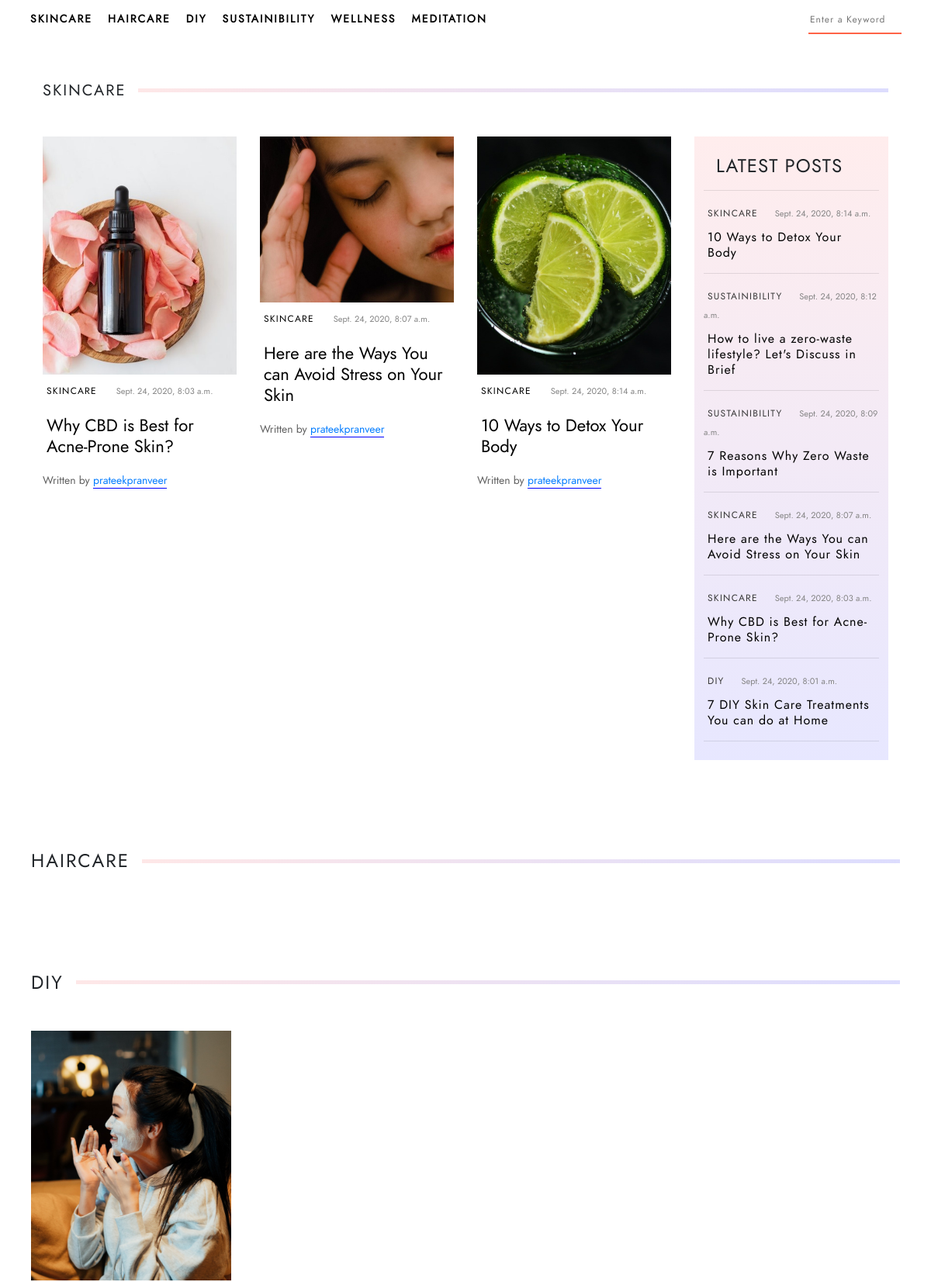
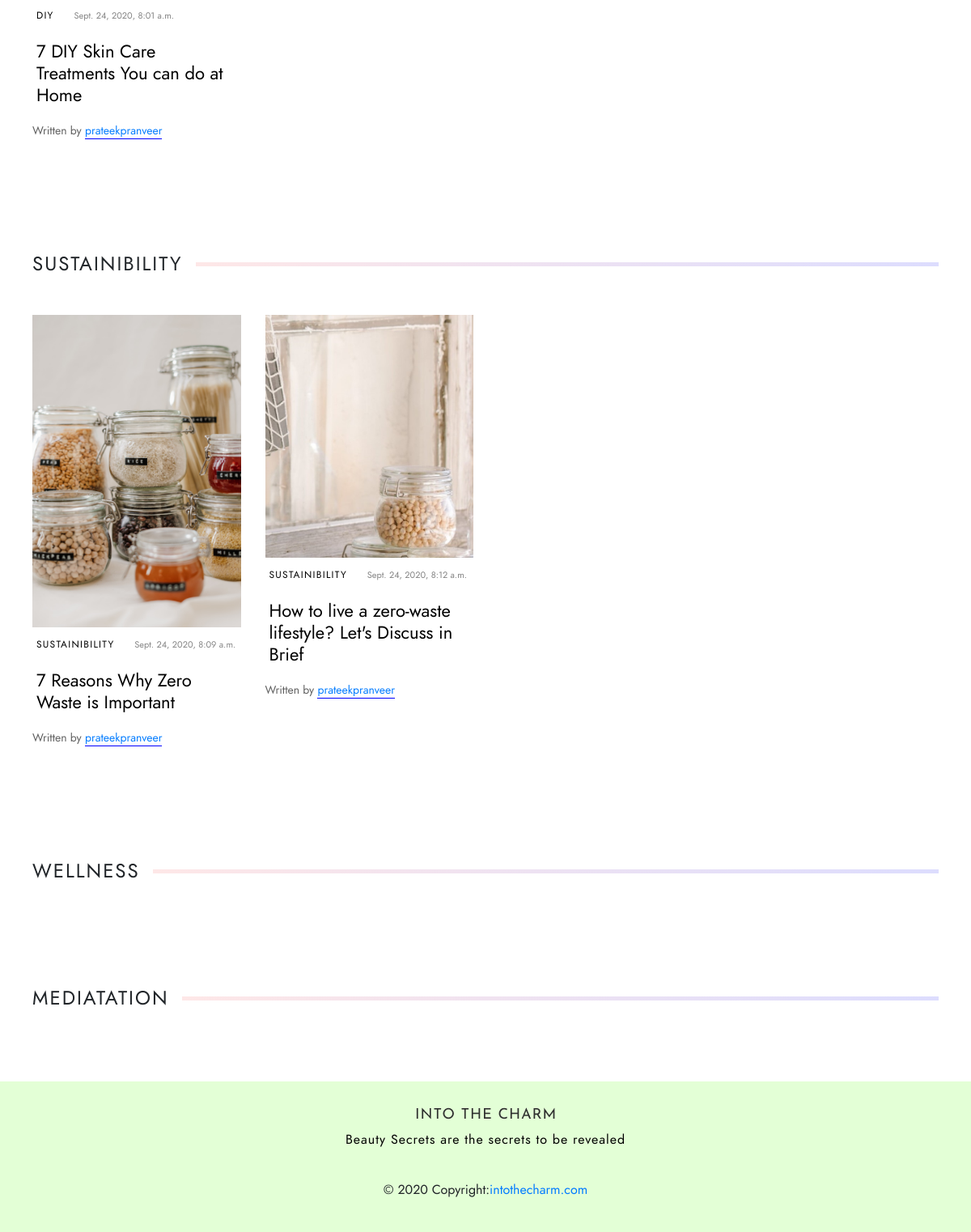
The page / on the database its author committed (2 pictures, top to bottom).
### blog/models.py (models this page shows, shortened)
class Category(models.Model):
    title = models.CharField(max_length=100, db_index=True)
    slug = models.SlugField(max_length=100, db_index=True)
    description = models.TextField(max_length=1000, blank=True)
    def __str__(self):
        return self.title

class Blog(models.Model):
    title = models.CharField(max_length=100, unique=True)
    slug = models.SlugField(max_length=100, unique=True)
    meta = models.TextField(max_length=1000)
    body = models.TextField()
    author = models.ForeignKey(settings.AUTH_USER_MODEL, on_delete= models.CASCADE)
    header_img = models.ImageField(upload_to='images/', default=None)
    posted = models.DateTimeField(db_index=True, auto_now_add=True)
    category = models.ForeignKey('blog.Category', on_delete=models.CASCADE)

### blog/views.py (the view)
# urls.py: 2. Add a URL to urlpatterns:  path('', views.home, name='home')
def home(request):
    x = Category.objects.all()
    skincare = Blog.objects.filter(category_id = 1)[:6]
    haircare = Blog.objects.filter(category_id = 2)[:4]
    DIY = Blog.objects.filter(category_id = 3)[:6]
    sustanibility = Blog.objects.filter(category_id = 4)[:4]
    wellness = Blog.objects.filter(category_id = 5)[:6]
    meditation = Blog.objects.filter(category_id = 7)[:4]
    allPosts = Blog.objects.order_by("-posted")
    return render(request, 'index.html', {'allPosts': allPosts , 'x': x, 'skincare': skincare, 'haircare': haircare, 'DIY': DIY, 'sustanibility': sustanibility, 'wellness': wellness, 'meditation': meditation})

### templates/index.html (shortened to what this page needs)
{% extends 'base.html' %}
{% block body %}
    <div class="container-fluid">
        <div class="container hello mt-2">
            <div class="flex">
                <div class="main-head">
                    <h5 class="headingx mr-3 mb-5">SKINCARE</h5>
                </div>
                <div class="linex mb-5"></div>
            </div>
            <div class="row">
                <div class="col-md-9">
                    <div class="row">
                        {% for x in skincare %}
                        <div class="col-md-4 pb-4">
                            <div class="img">
                                <img src="{{ x.header_img.url }}" class="img-fluid imgn" alt="">
                            </div>
                            <div class="details">
                                <a href="{% url 'category' x.category %}" class="cats">{{ x.category }}</a>
                                <a href="#" class="date">{{x.posted}}</a>
                                <a href="{% url 'single-post' x.slug %}"><h3 class="heading">{{ x.title }}</h3></a>
                                <div class="author">
                                    <p class="written-by">Written by <a href="#" class="author-name">{{ x.author }}
                                        </a></a></p>
                                </div>
                            </div>
                        </div>
                        {% endfor %}
                    </div>
                </div>
                <div class="col-md-3 pb-4 gr">
                    <div class="details2">
                        <h4 class="mb-3 mt-3 ml-3 mr-3 latest">LATEST POSTS</h4>
                        <hr>
                    {% for posts in allPosts %}
                        <div class="posts">
                            <a href="{% url 'category' posts.category %}" class="cat-latest">{{ posts.category }}</a>
                            <a href="" class="date-latest">{{ posts.posted }}</a>
                            <a href="{% url 'single-post' posts.slug %}"><h4 class="heading-latest">{{ posts.title }}</h4></a>
                            <hr>
                        </div>
                    {% endfor %}
                    </div>
                </div>
            </div>
        </div>
    </div>
    <div class="container hello mt-0">
        <div class="flex">
            <div class="main-head">
                <h4 class="headingx mr-3 mb-5">HAIRCARE</h4>
            </div>
            <div class="linex mb-5"></div>
        </div>
    </div>
    <div class="container hello mt-0">
        <div class="flex">
            <div class="main-head">
                <h4 class="headingx mr-3 mb-5">DIY</h4>
            </div>
            <div class="linex mb-5"></div>
        </div>
        <div class="row">
            <div class="col-md-12">
                <div class="row">
                    {% for x in DIY %}
                    <div class="col-md-3 pb-4">
                        <div class="img">
                            <img src="{{ x.header_img.url }}" class="img-fluid imgn" alt="">
                        </div>
                        <div class="details">
                            <a href="{% url 'category' x.category %}" class="cats">{{ x.category }}</a>
                            <a href="" class="date">{{x.posted}}</a>
                            <a href="{% url 'single-post' x.slug %}"><h3 class="heading">{{ x.title }}</h3></a>
                            <div class="author">
                                <p class="written-by">Written by <a href="#" class="author-name">{{ x.author }}
                                    </a></a></p>
                            </div>
                        </div>
                    </div>
                    {% endfor %}
                </div>
            </div>
        </div>
    </div>
    <div class="container hello mt-0">
        <div class="flex">
            <div class="main-head">
                <h4 class="headingx mr-3 mb-5">SUSTAINIBILITY</h4>
            </div>
            <div class="linex mb-5"></div>
        </div>
        <div class="row">
            <div class="col-md-12">
                <div class="row">
                    {% for x in sustanibility %}
                    <div class="col-md-3 pb-4">
                        <div class="img">
                            <img src="{{ x.header_img.url }}" class="img-fluid imgn" alt="">
                        </div>
                        <div class="details">
                            <a href="{% url 'category' x.category %}" class="cats">{{ x.category }}</a>
                            <a href="" class="date">{{x.posted}}</a>
                            <a href="{% url 'single-post' x.slug %}"><h3 class="heading">{{ x.title }}</h3></a>
                            <div class="author">
                                <p class="written-by">Written by <a href="#" class="author-name">{{ x.author }}
                                    </a></a></p>
                            </div>
                        </div>
                    </div>
                    {% endfor %}
                </div>
            </div>
        </div>
    </div>
    <div class="container hello mt-0">
        <div class="flex">
            <div class="main-head">
                <h4 class="headingx mr-3 mb-5">WELLNESS</h4>
            </div>
            <div class="linex mb-5"></div>
        </div>
    </div>
    <div class="container hello mt-0">
        <div class="flex">
            <div class="main-head">
                <h4 class="headingx mr-3 mb-5">MEDIATATION</h4>
            </div>
            <div class="linex mb-5"></div>
        </div>
    </div>
{% endblock body %}

### templates/base.html (shortened to what this page needs)
{% load static %}
<!DOCTYPE html>
<html lang="en">
<head>
    <link rel="stylesheet" href="https://stackpath.bootstrapcdn.com/bootstrap/4.5.2/css/bootstrap.min.css">
    <link rel="stylesheet" href="{% static 'css/style.css' %}">
    <link href="https://pagecdn.io/lib/easyfonts/fonts.css" rel="stylesheet" />
    <link rel="stylesheet" href="https://stackpath.bootstrapcdn.com/font-awesome/4.7.0/css/font-awesome.min.css">
    <link rel="stylesheet" href="https://stackpath.bootstrapcdn.com/font-awesome/4.7.0/css/font-awesome.min.css">
</head>
<body>
    <div class="nav2 sticky-top container">
        <div class="row">
            <div class="col-md-10">
                <ul class="nav ml-4">
{% for x in x %}
<li class="nav-item">
    <a class="nav-link main active" href="{% url 'category' x.slug %}">{{ x.title }}</a>
</li>
{% endfor %}
                </ul>
            </div>
            {% block search %}
            <form method="GET" action="search">
                <input name="query" id="query" type="text" placeholder="Enter a Keyword" style="border-bottom: 2px solid tomato !important;">
            </form>
            {% endblock search %}
        </div>
    </div>
    {% block body %}
    {% endblock body %}
     <div class="footer sticky-bottom container-fluid py-3 xmas mb-0">
        <img src="img/INTO THE CHARM.png" class="mt-3 footer-logo" alt="">
        <h5 class="footer-text mt-3 ml-auto" style="color: black;">Beauty Secrets are the secrets to be revealed</h5>
        <div class="footer-copyright text-center py-4">© 2020 Copyright:
            <a href="https://mdbootstrap.com/"> intothecharm.com</a>
        </div>
    </div>
</body>
</html>

### static/css/style.css (style rules this page uses)
.main { margin-right: 20px !important; }
* { font-family: louis !important; }
.container { max-width: 1300px !important; }
.xmas { text-align: center; background-color: rgb(255, 175, 138); margin-bottom: 0px; }
.footer-text { padding-bottom: 8px; }
.cats { letter-spacing: 2px; font-style: normal; font-weight: normal; font-size: 12px; line-height: 12px; letter-spacing: 0.105em; margin: 20px 5px; color: #000000; }
.main { position: relative; display: inline-block; color: black !important; }
.imgn { transition: transform .2s; }
.img { overflow: hidden; }
.cat-latest { letter-spacing: 2px; font-style: normal; font-weight: normal; font-size: 12px; line-height: 11px; letter-spacing: 0.105em; margin: 20px 5px; color: #383838; }
.date { letter-spacing: 2px; font-size: 11px; color: rgb(131, 131, 131); font-weight: 500; margin-left: 15px; }
.date-latest { letter-spacing: 2px; font-size: 11px; color: rgb(131, 131, 131); font-weight: 500; margin-left: 12px; }
.heading { font-family: louis; font-style: normal; font-weight: 500; color: #2e2e2e; font-size: 22px; line-height: 27px; letter-spacing: 0px; color: #000000; margin: 20px 5px; }
.heading-latest { font-family: flamenco; font-style: normal; font-weight: 500; font-size: 16px; line-height: 125.5%; letter-spacing: 1px; color: #000000; margin: 10px 5px; }
.author-name { border-bottom: 1px solid blue; }
.written-by { font-size: 12px; font-family: josefin sans; font-weight: 400; margin-top: 12px; }
.footer-logo { letter-spacing: 1px; font-family: josefin sans; font-size: 20px; }
.latest { letter-spacing: 1px; font-family: josefin sans; font-weight: 300; }
.footer-text { letter-spacing: 1px; font-size: 16px; color: #5f5f5f; font-family: josefin sans; margin-top: 10px; }
.details { height: auto; background-color: white; padding: 8px 0px !important; margin-bottom: 12px; }
.details2 { height: auto; background-color: white; padding: 8px 12px !important; margin-bottom: 12px; background: linear-gradient(rgba(255, 226, 226, 0.623), rgba(212, 212, 255, 0.555)); }
.flex { display: flex; justify-content: space-between; align-items: center; }
.linex { height: 5px; width: 100%; background: linear-gradient(to right, rgba(253, 215, 215, 0.596), rgba(202, 202, 253, 0.651)); }
.details p { margin-top: 20px; font-family: quicksand; color: #5f5f5f; font-size: 14px; font-weight: 400; }
.text-center { display: flex; justify-content: center; align-items: center; }
.headingx { letter-spacing: 2px; font-family: josefin sans; }
.hello { padding: 40px; }
.nav2 { background-color: rgba(255, 255, 255, 0.932); padding-top: 12px; padding-bottom: 12px; }
.nav-link { letter-spacing: 1px; font-family: josefin sans; font-size: 12px; color: rgb(82, 73, 90); font-weight: 500; padding: 0px !important; margin-right: 30px; }
form { margin-left: 42px; }
input { padding-bottom: 8px; font-size: 12px; color: red; border: none !important; letter-spacing: 1px; }
.main { font-size: 12px !important; color: rgb(82, 82, 82) !important; padding: 0px !important; margin-right: 20px; line-height: 25px; font-weight: 500 !important; letter-spacing: 2px !important; }
.pb-4 { padding-bottom: 40px; }
.nav-item a { letter-spacing: 1px; font-size: 13px; font-weight: 500; color: black !important; }
.posts { text-align: left; }

### templates/base.html (style rules this page uses)
.nav2 { max-width: 100% !important; }
.footer { background-color: rgb(227, 255, 214) !important; }
.nav-link { font-size: 14px !important; font-weight: 600 !important; }

### templates/index.html (style rules this page uses)
.date { letter-spacing: 0px !important; }
.date-latest { letter-spacing: 0px !important; }

### rows shown on the page
Category: title "SKINCARE"
Category: title "HAIRCARE"
Category: title "DIY"
Category: title "SUSTAINIBILITY"
Category: title "WELLNESS"
Category: title "MEDITATION"
Blog: header_img (picture), category "SKINCARE", posted "Sept. 24, 2020, 8:03 a.m.", title "Why CBD is Best for Acne-Prone Skin?", author "prateekpranveer"
Blog: header_img (picture), category "SKINCARE", posted "Sept. 24, 2020, 8:07 a.m.", title "Here are the Ways You can Avoid Stress on Your Skin", author "prateekpranveer"
Blog: header_img (picture), category "SKINCARE", posted "Sept. 24, 2020, 8:14 a.m.", title "10 Ways to Detox Your Body", author "prateekpranveer"
Blog: category "SUSTAINIBILITY", posted "Sept. 24, 2020, 8:12 a.m.", title "How to live a zero-waste lifestyle? Let's Discuss in Brief", header_img (picture), author "prateekpranveer"
Blog: category "SUSTAINIBILITY", posted "Sept. 24, 2020, 8:09 a.m.", title "7 Reasons Why Zero Waste is Important", header_img (picture), author "prateekpranveer"
Blog: category "DIY", posted "Sept. 24, 2020, 8:01 a.m.", title "7 DIY Skin Care Treatments You can do at Home", header_img (picture), author "prateekpranveer"
